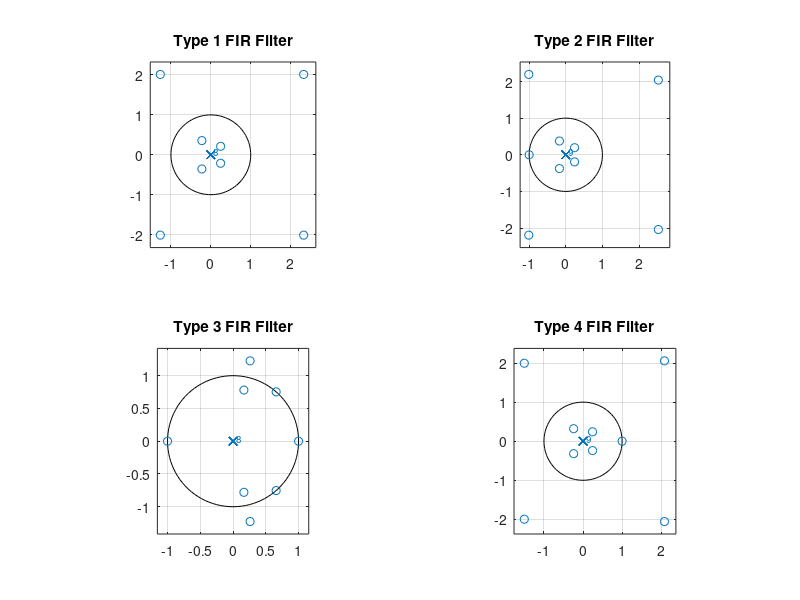

Write the MATLAB code that produced this figure.
% Program P4_3
% Zero Locations of Linear Phase FIR Filters
clf;
b = [1.5 -3.25 5.25 -4];
num1 = [b 81 fliplr(b)];
num2 = [b 81 81 fliplr(b)];
num3 = [b 0 -fliplr(b)];
num4 = [b 81 -81 -fliplr(b)];
n1 = 0:length(num1)-1;
n2 = 0:length(num2)-1;
subplot(2,2,1); stem(n1,num1);
xlabel('Time index n');ylabel('Amplitude'); grid;
title('Type 1 FIR Filter');
subplot(2,2,2); stem(n2,num2);
xlabel('Time index n');ylabel('Amplitude'); grid;
title('Type 2 FIR Filter');
subplot(2,2,3); stem(n1,num3);
xlabel('Time index n');ylabel('Amplitude'); grid;
title('Type 3 FIR Filter');
subplot(2,2,4); stem(n2,num4);
xlabel('Time index n');ylabel('Amplitude'); grid;
title('Type 4 FIR Filter');
pause
subplot(2,2,1); zplane(num1,1);
title('Type 1 FIR Filter');
subplot(2,2,2); zplane(num2,1);
title('Type 2 FIR Filter');
subplot(2,2,3); zplane(num3,1);
title('Type 3 FIR Filter');
subplot(2,2,4); zplane(num4,1);
title('Type 4 FIR Filter');
disp('Zeros of Type 1 FIR Filter are');
disp(roots(num1));
disp('Zeros of Type 2 FIR Filter are');
disp(roots(num2));
disp('Zeros of Type 3 FIR Filter are');
disp(roots(num3));
disp('Zeros of Type 4 FIR Filter are');
disp(roots(num4));